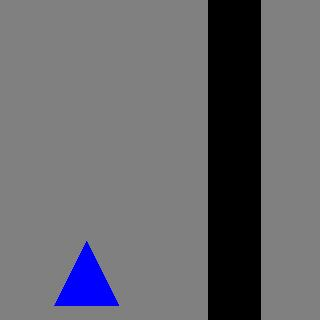
#> input picture data/videos/video0_frame0.jpg, 320 x 320 px
$ python -i picture_objects.py   (imports and definitions only)
#> lines starting #> are read from the running program, lines starting #| are printed output that depends on the picture
#Requirements
#check on yolo resizing
#shapes should be between 10%-33% of the longer dimension of the image
#create some stationary iamges form the objects
#image creation with labels and bounding boxes
#create background, image(circles, squares, rectangles), and occlusions
#first stick to gray for background and black for occlusions


#yolo takes square images from 320 to 608, with a step of 32
from PIL import Image, ImageDraw, ImageFilter
import random
image_size = 320

#one function to generate the objects
# [27 lines left out: function create_shape, not called in this run]

#one function to generate the backgrounds
def create_background_solid(color = 'gray', image_size = image_size):
    background =  Image.new('RGBA',(image_size, image_size), color)
    return background

#function to make background with other random objects to improve training
def create_background_random(image_color, noise_level  = None ,color = 'gray', image_size = image_size):
    #pass in image color to avoid overspill with other objects
    if noise_level == None:
        background= create_background_solid(color = 'gray', image_size = image_size)
        return background
    elif noise_level == 'less':
        num_items = random.randint(10,20)
    else:
        num_items = random.randint(25,35)
    size_range = (100/num_items)/2
    background = create_background_solid(color)
    shapes = ['circle', 'square', 'triangle', 'occlusion']
    colors = ['white', 'red', 'orange', 'yellow', 'green', 'blue', 'purple', 'black']
    colors.remove(image_color)
    # [4 lines of commented-out code are left out]
    for n in range(num_items):
        size = random.uniform(0,size_range)/100
        shape_pick = shapes[random.randint(0,3)]
        color_pick = colors[random.randint(0,6)]
        if shape_pick != 'occlusion':
            shape = create_shape(size, shape_pick, color = color_pick, image_size = image_size)[0]
        else:
            rand = random.randint(0,1)
            if rand == 0:
                #shape = create_occlusion('vertical', image_size, size, color = color_pick)
                shape = create_occlusion('vertical', image_size, size, color="black")
            else:
                perc = random.uniform(0, 0.33)
                #shape = create_occlusion('vertical', image_size, perc, color = color_pick)
                shape = create_occlusion('vertical', image_size, perc, color="black")
        degree = random.randint(0,360)
        shape = shape.rotate(degree, expand=True)
        # [4 lines of commented-out code are left out]
        rand_x = random.randint(0, image_size)
        rand_y = random.randint(0, image_size)
        loc = (rand_x,rand_y)
        background.paste(shape, loc, shape)
    return background


#one function to generate the occlusions
# [54 lines left out: functions create_occlusion, combine_sb, not called in this run]


# [16 lines of commented-out code are left out]

>>> import cv2
>>> picture = cv2.imread('data/videos/video0_frame0.jpg', cv2.IMREAD_GRAYSCALE)
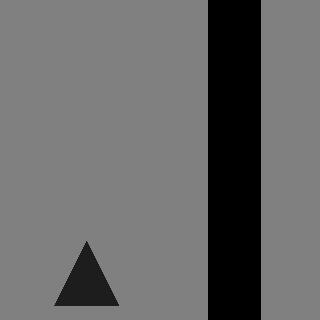
#> picture: shape (320, 320); min 0, max 151, mean 104.7
>>> result = create_background_random(picture)
